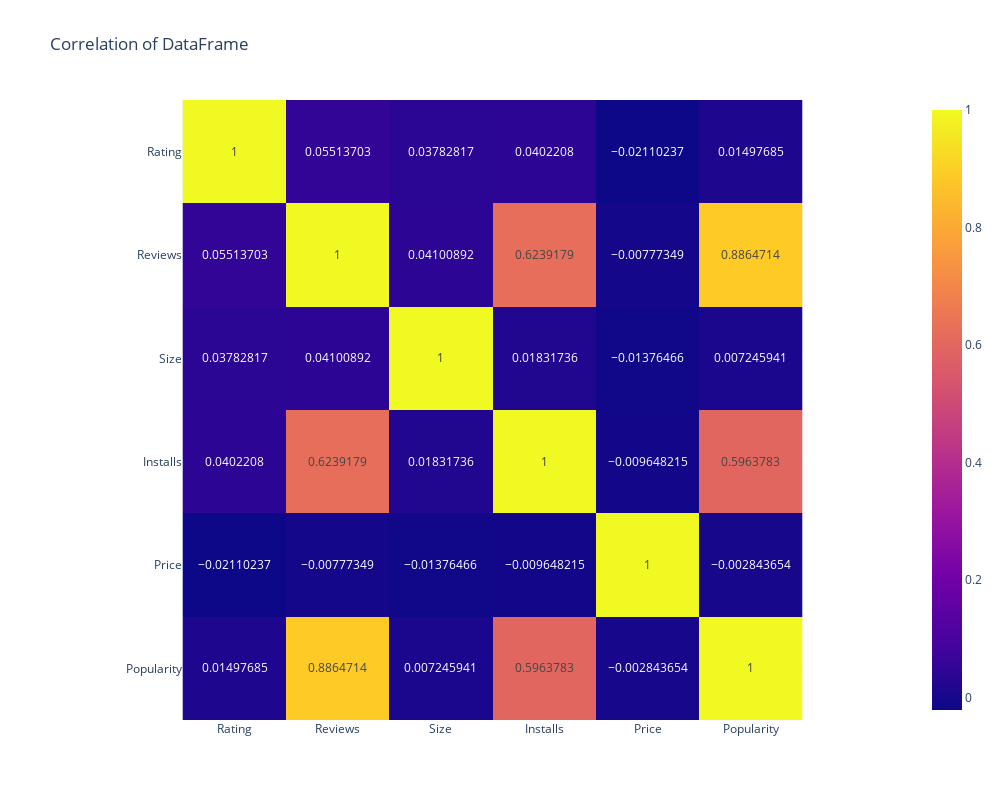

Source (notebook cell):
### Code cell
compute_correlations_matrix(cleaned_apps)

### Figure 1 — Plotly figure (JSON) as saved in the notebook; plotly's stock layout.template omitted (floating-point values rounded to 4 significant figures)
{"data": [{"coloraxis": "coloraxis", "hovertemplate": "x: %{x}<br>y: %{y}<br>color: %{z}<extra></extra>", "name": "0", "texttemplate": "%{z}", "type": "heatmap", "x": ["Rating", "Reviews", "Size", "Installs", "Price", "Popularity"], "xaxis": "x", "y": ["Rating", "Reviews", "Size", "Installs", "Price", "Popularity"], "yaxis": "y", "z": [[1, 0.05514, 0.03783, 0.04022, -0.0211, 0.01498], [0.05514, 1, 0.04101, 0.6239, -0.007773, 0.8865], [0.03783, 0.04101, 1, 0.01832, -0.01376, 0.007246], [0.04022, 0.6239, 0.01832, 1, -0.009648, 0.5964], [-0.0211, -0.007773, -0.01376, -0.009648, 1, -0.002844], [0.01498, 0.8865, 0.007246, 0.5964, -0.002844, 1]]}], "layout": {"coloraxis": {"colorscale": [[0, "#0d0887"], [0.1111, "#46039f"], [0.2222, "#7201a8"], [0.3333, "#9c179e"], [0.4444, "#bd3786"], [0.5556, "#d8576b"], [0.6667, "#ed7953"], [0.7778, "#fb9f3a"], [0.8889, "#fdca26"], [1, "#f0f921"]]}, "height": 800, "title": {"text": "Correlation of DataFrame"}, "width": 1000, "xaxis": {"anchor": "y", "constrain": "domain", "domain": [0, 1], "scaleanchor": "y"}, "yaxis": {"anchor": "x", "autorange": "reversed", "constrain": "domain", "domain": [0, 1]}}}
